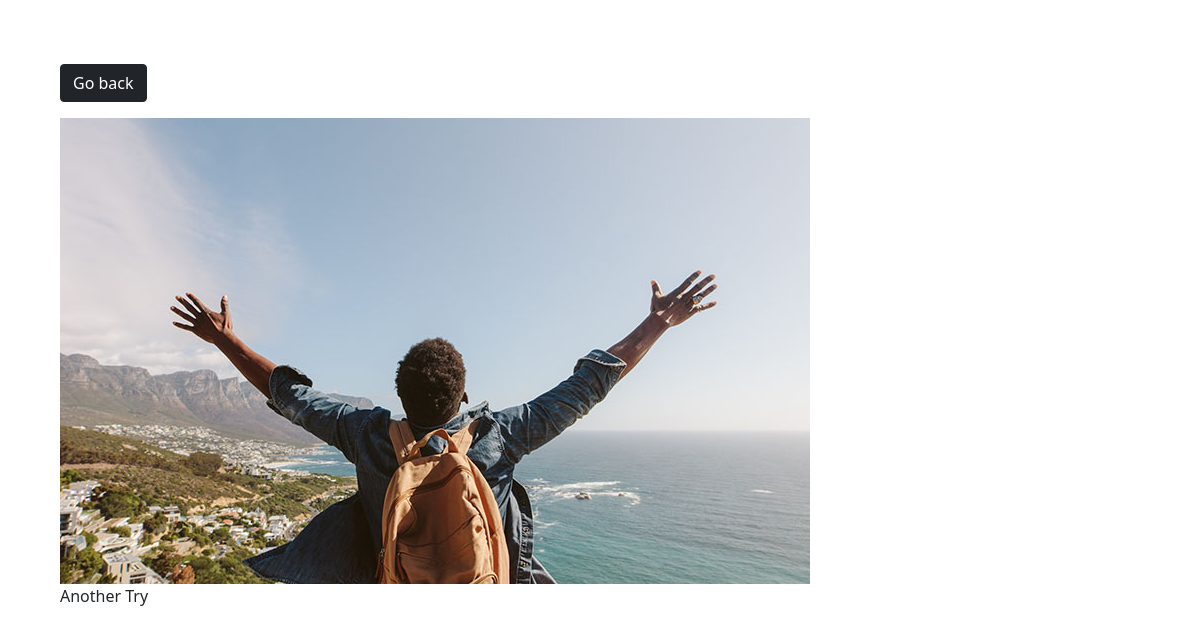
The app's page /photo/5/ with its own data.
### photos/models.py (models this page shows, shortened)
class Photo(models.Model):
    category = models.ForeignKey(Category , on_delete = models.SET_NULL ,null =True , blank =True )
    image = models.ImageField(null = False , blank = False)
    description = models.TextField(max_length=500 , null=False , blank = False )

### photos/views.py (the view)
# urls.py: path('photo/<str:pk>/', views.viewPhoto , name='photo'),
def viewPhoto(request , pk):
    photo = Photo.objects.get(id=pk)
    context = {'photo':photo}
    return render(request,'photos/photo.html' , context )

### photos/templates/photos/photo.html (shortened to what this page needs)
<!DOCTYPE html>
<html lang="en" dir="ltr">
  <head>
    <link href="https://cdn.jsdelivr.net/npm/bootstrap@5.1.0/dist/css/bootstrap.min.css" rel="stylesheet">
  </head>
  <body class="m-5">
    <div class="container">
      <div class="row justify-content-center">
        <div class="col">
          <a class="btn btn-dark my-3" href="{% url 'gallery' %}">Go back</a>
          <div style="height: 90vh;">
            <img style="max-width:100%; max-height:100%;" src="{{photo.image.url}}" alt="">
            <p>{{photo.description}}</p>
          </div>
        </div>
      </div>
    </div>
  </body>
</html>

### records on screen
Photo: image (picture), description "Another Try"
